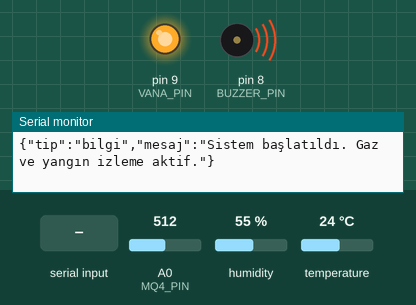
The sketch below on a simulated Arduino Uno, built with avr-gcc and run on an emulated ATmega328P. Shown: output pins drawn as LEDs (lit = HIGH), buzzer (waves = sounding, pin HIGH), the last lines printed to the serial monitor. Inputs (shaded band) come from the test bench; at power-on: A0 (MQ4_PIN) = 512, humidity 55 %, temperature 24 °C.

Above: at 1.4 s.
1.5 s: A0 (MQ4_PIN) set to 308
7.2 s: A0 (MQ4_PIN) set to 283
At 9.4 s:
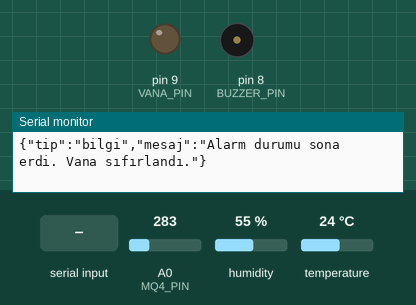
10.6 s: humidity set to 22 %
At 13.91 s:
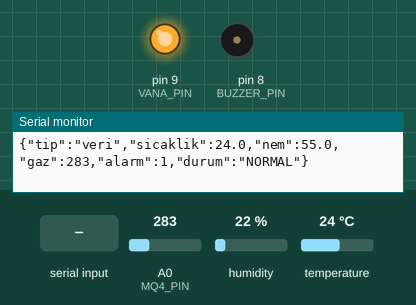
16.8 s: temperature set to 12 °C
At 20.5 s:
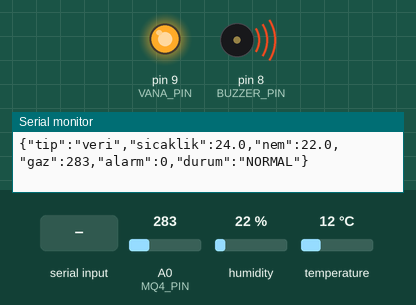
22.1 s: "VANA_KAPAT\n" received over the second serial link
At 23.1 s:
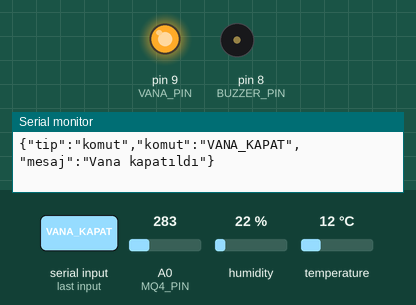
Timing chart, 0 to 24.7 s (numbered marks = the images above; inputs shaded):
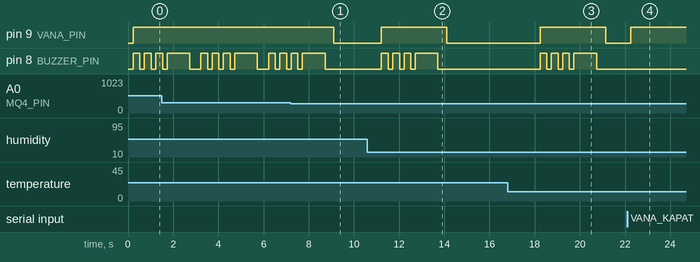

Measured:
- the behaviour switches between 301 and 300 on A0 (MQ4_PIN) (found by bisection; images 0 and 1)
- after the input at 7.2 s, pin 9 (VANA_PIN): HIGH → LOW after 1.9 s; pin 8 (BUZZER_PIN): goes on until 8.7 s, then stays LOW
- after the input at 10.6 s, pin 9 (VANA_PIN): LOW → HIGH after 0.62 s, → LOW 2.9 s later; pin 8 (BUZZER_PIN): goes 3 × (HIGH 0.30 s, LOW 0.20 s), HIGH 1.0 s, then LOW, starting after 0.62 s
- after the input at 16.8 s, pin 9 (VANA_PIN): LOW → HIGH after 1.4 s, → LOW 2.9 s later; pin 8 (BUZZER_PIN): goes 3 × (HIGH 0.30 s, LOW 0.20 s), HIGH 1.0 s, then LOW, starting after 1.4 s
- after the input at 22.1 s, pin 9 (VANA_PIN): LOW → HIGH after 0.15 s

The sketch:

ArduinoGazVeYanginIzleme.ino
```cpp
#include <SoftwareSerial.h>
#include <DHT.h>

// Pin Tanımlamaları
#define DHT_PIN 5     // DHT11 sensör pini
#define MQ4_PIN A0    // MQ-4 gaz sensörü pini
#define BUZZER_PIN 8  // Buzzer pini
#define VANA_PIN 9    // Selenoid vana pini

#define BT_RX 12  // HC-05 RX pini (Arduino'nun TX pini)
#define BT_TX 13  // HC-05 TX pini (Arduino'nun RX pini)

#define DHTTYPE DHT11

const int GAZ_ESIK = 300;
const float SICAKLIK_DEGISIM_ESIK = 5.0;
const float NEM_DEGISIM_ESIK = 5.0;

const unsigned long VERI_YAZDIRMA_ARALIGI = 2500;

DHT dht(DHT_PIN, DHTTYPE);
SoftwareSerial btSerial(BT_TX, BT_RX);

float sonSicaklik = 0;
float sonNem = 0;
unsigned long sonVeriYazdirmaZamani = 0;
bool alarmDurumu = false;

void setup() {
  Serial.begin(9600);
  btSerial.begin(9600);

  pinMode(MQ4_PIN, INPUT);
  pinMode(BUZZER_PIN, OUTPUT);
  pinMode(VANA_PIN, OUTPUT);

  digitalWrite(VANA_PIN, LOW);  // Başlangıçta vana açık

  dht.begin();

  sicaklikNemOku();

  jsonMesaj("bilgi", "Sistem başlatıldı. Gaz ve yangın izleme aktif.");
}

void loop() {
  float sicaklik = dht.readTemperature();
  float nem = dht.readHumidity();
  int gazDegeri = analogRead(MQ4_PIN);

  if (gazDegeri > GAZ_ESIK) {
    gazKacagiAlarm();
  }

  if (!isnan(sicaklik) && !isnan(nem)) {
    if (abs(sicaklik - sonSicaklik) > SICAKLIK_DEGISIM_ESIK) {
      yanginAlarm("sicaklik", "Ani sıcaklık değişimi tespit edildi!");
    }

    if (abs(nem - sonNem) > NEM_DEGISIM_ESIK) {
      yanginAlarm("nem", "Ani nem değişimi tespit edildi!");
    }

    sonSicaklik = sicaklik;
    sonNem = nem;
  }

  unsigned long simdikiZaman = millis();
  if (simdikiZaman - sonVeriYazdirmaZamani >= VERI_YAZDIRMA_ARALIGI) {
    veriGonderJSON(sicaklik, nem, gazDegeri, alarmDurumu);
    sonVeriYazdirmaZamani = simdikiZaman;
  }

  if (alarmDurumu) {
    bool gazNormal = analogRead(MQ4_PIN) <= GAZ_ESIK;
    bool sicaklikNormal = abs(dht.readTemperature() - sonSicaklik) <= SICAKLIK_DEGISIM_ESIK;
    bool nemNormal = abs(dht.readHumidity() - sonNem) <= NEM_DEGISIM_ESIK;

    if (gazNormal && sicaklikNormal && nemNormal) {
      alarmDurumu = false;
      digitalWrite(VANA_PIN, LOW);  // Vana tekrar açılıyor
      jsonMesaj("bilgi", "Alarm durumu sona erdi. Vana sıfırlandı.");
    }
  }

  bluetoothKomutKontrol();
  delay(100);
}

void gazKacagiAlarm() {
  digitalWrite(VANA_PIN, HIGH);
  alarmCal();

  alarmDurumu = true;

  jsonAlarm("gaz", "GAZ KAÇAĞI TESPİT EDİLDİ!");
  veriGonderJSON(sonSicaklik, sonNem, analogRead(MQ4_PIN), alarmDurumu);
}

void yanginAlarm(String kaynak, String mesaj) {
  digitalWrite(VANA_PIN, HIGH);
  alarmCal();

  alarmDurumu = true;

  jsonAlarm(kaynak, mesaj);
  veriGonderJSON(sonSicaklik, sonNem, analogRead(MQ4_PIN), alarmDurumu);
}

void alarmCal() {
  for (int i = 0; i < 3; i++) {
    digitalWrite(BUZZER_PIN, HIGH);
    delay(300);
    digitalWrite(BUZZER_PIN, LOW);
    delay(200);
  }

  digitalWrite(BUZZER_PIN, HIGH);
  delay(1000);
  digitalWrite(BUZZER_PIN, LOW);
}

void sicaklikNemOku() {
  sonSicaklik = dht.readTemperature();
  sonNem = dht.readHumidity();

  if (isnan(sonSicaklik) || isnan(sonNem)) {
    jsonMesaj("hata", "DHT11 sensöründen veri okunamadı!");
  } else {
    veriGonderJSON(sonSicaklik, sonNem, analogRead(MQ4_PIN), alarmDurumu);
  }
}

void bluetoothKomutKontrol() {
  String komut = "";

  while (btSerial.available() > 0) {
    delay(10);
    char c = btSerial.read();
    if (c >= 32 && c <= 126) {
      komut += c;
    }
    if (c == '\n' || c == '\r') {
      break;
    }
  }

  komut.trim();

  if (komut.length() > 0) {
    if (komut == "VANA_AC") {
      digitalWrite(VANA_PIN, LOW);
      alarmDurumu = false;
      jsonKomut(komut, "Vana açıldı");
    } else if (komut == "VANA_KAPAT") {
      digitalWrite(VANA_PIN, HIGH);
      jsonKomut(komut, "Vana kapatıldı");
    } else if (komut == "DURUM") {
      veriGonderJSON(sonSicaklik, sonNem, analogRead(MQ4_PIN), alarmDurumu);
    }

    while (btSerial.available() > 0) {
      btSerial.read();
    }
  }
}

// === JSON GÖNDERİCİLER ===

void jsonMesaj(String tip, String mesaj) {
  String json = "{\"tip\":\"" + tip + "\",\"mesaj\":\"" + mesaj + "\"}";
  Serial.println(json);
  btSerial.println(json);
}

void jsonKomut(String komut, String mesaj) {
  String json = "{\"tip\":\"komut\",\"komut\":\"" + komut + "\",\"mesaj\":\"" + mesaj + "\"}";
  Serial.println(json);
  btSerial.println(json);
}

void jsonAlarm(String kaynak, String mesaj) {
  String json = "{\"tip\":\"alarm\",\"kaynak\":\"" + kaynak + "\",\"mesaj\":\"" + mesaj + "\",\"vana\":\"kapali\",\"buzzer\":\"aktif\"}";
  Serial.println(json);
  btSerial.println(json);
}

void veriGonderJSON(float sicaklik, float nem, int gaz, bool alarm) {
  String json = "{";
  json += "\"tip\":\"veri\"";
  json += ",\"sicaklik\":" + String(sicaklik, 1);
  json += ",\"nem\":" + String(nem, 1);
  json += ",\"gaz\":" + String(gaz);
  json += ",\"alarm\":" + String(alarm ? 1 : 0);
  json += ",\"durum\":\"" + String(gaz > GAZ_ESIK ? "GAZ_YUKSEK" : "NORMAL") + "\"";
  json += "}";

  Serial.println(json);
  btSerial.println(json);
}
```
